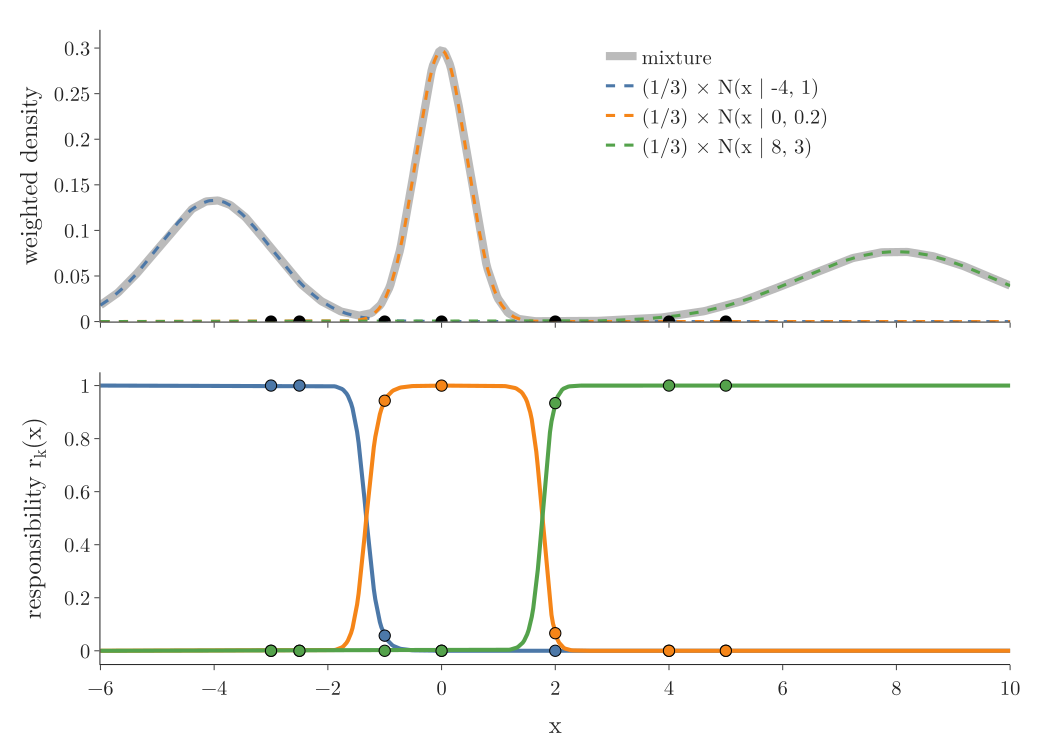

This figure's Python source:
"""Responsibilities for the running example of MML Section 11.2: seven points -3, -2.5, -1, 0, 2, 4, 5 and the
starting mixture N(-4, 1), N(0, 0.2), N(8, 3) with equal weights 1/3. Top: weighted components and points.
Bottom: r_k(x), the share of the mixture density at x that comes from component k (the three always add to 1)."""
from pathlib import Path

import numpy as np
import plotly.graph_objects as go
from plotly.subplots import make_subplots
from scipy import stats

from common import COLS, FONT

HERE = Path(__file__).parent
X = np.array([-3, -2.5, -1, 0, 2, 4, 5.0])
PI = np.ones(3) / 3
MU = np.array([-4.0, 0.0, 8.0])
VAR = np.array([1.0, 0.2, 3.0])
wcomp = lambda v: PI * stats.norm(MU, np.sqrt(VAR)).pdf(np.asarray(v)[:, None])
resp = lambda v: wcomp(v) / wcomp(v).sum(axis=1, keepdims=True)
R = resp(X)
assert np.allclose(R.sum(axis=1), 1) and abs(R[2, 1] - 0.943) < 1e-3 and abs(R[4, 2] - 0.934) < 1e-3

g = np.linspace(-6, 10, 600)
fig = make_subplots(rows=2, cols=1, shared_xaxes=True, vertical_spacing=0.08, row_heights=[0.5, 0.5])
fig.add_trace(go.Scatter(x=g, y=wcomp(g).sum(axis=1), mode="lines", line=dict(color="#BBBBBB", width=8),
                         name="mixture"), 1, 1)
for k in range(3):
    fig.add_trace(go.Scatter(x=g, y=wcomp(g)[:, k], mode="lines", line=dict(color=COLS[k], width=3, dash="dash"),
                             name=f"(1/3) × N(x | {MU[k]:g}, {VAR[k]:g})"), 1, 1)
fig.add_trace(go.Scatter(x=X, y=np.zeros_like(X), mode="markers", marker=dict(size=12, color="black"),
                         showlegend=False), 1, 1)
for k in range(3):
    fig.add_trace(go.Scatter(x=g, y=resp(g)[:, k], mode="lines", line=dict(color=COLS[k], width=4),
                             showlegend=False), 2, 1)
    fig.add_trace(go.Scatter(x=X, y=R[:, k], mode="markers", marker=dict(size=11, color=COLS[k],
                             line=dict(color="black", width=1)), showlegend=False), 2, 1)
fig.update_yaxes(title_text="weighted density", range=[0, 0.32], row=1, col=1)
fig.update_yaxes(title_text="responsibility r<sub>k</sub>(x)", range=[-0.05, 1.05], row=2, col=1)
fig.update_xaxes(title_text="x", row=2, col=1)
fig.update_layout(template="simple_white", width=1000, height=720, font=FONT, legend=dict(x=0.55, y=0.99),
                  margin=dict(l=80, r=20, t=20, b=60))
fig.write_image(HERE / "responsibilities.png", scale=2)
fig.write_image(HERE / "responsibilities.pdf")
print(R.round(3))
